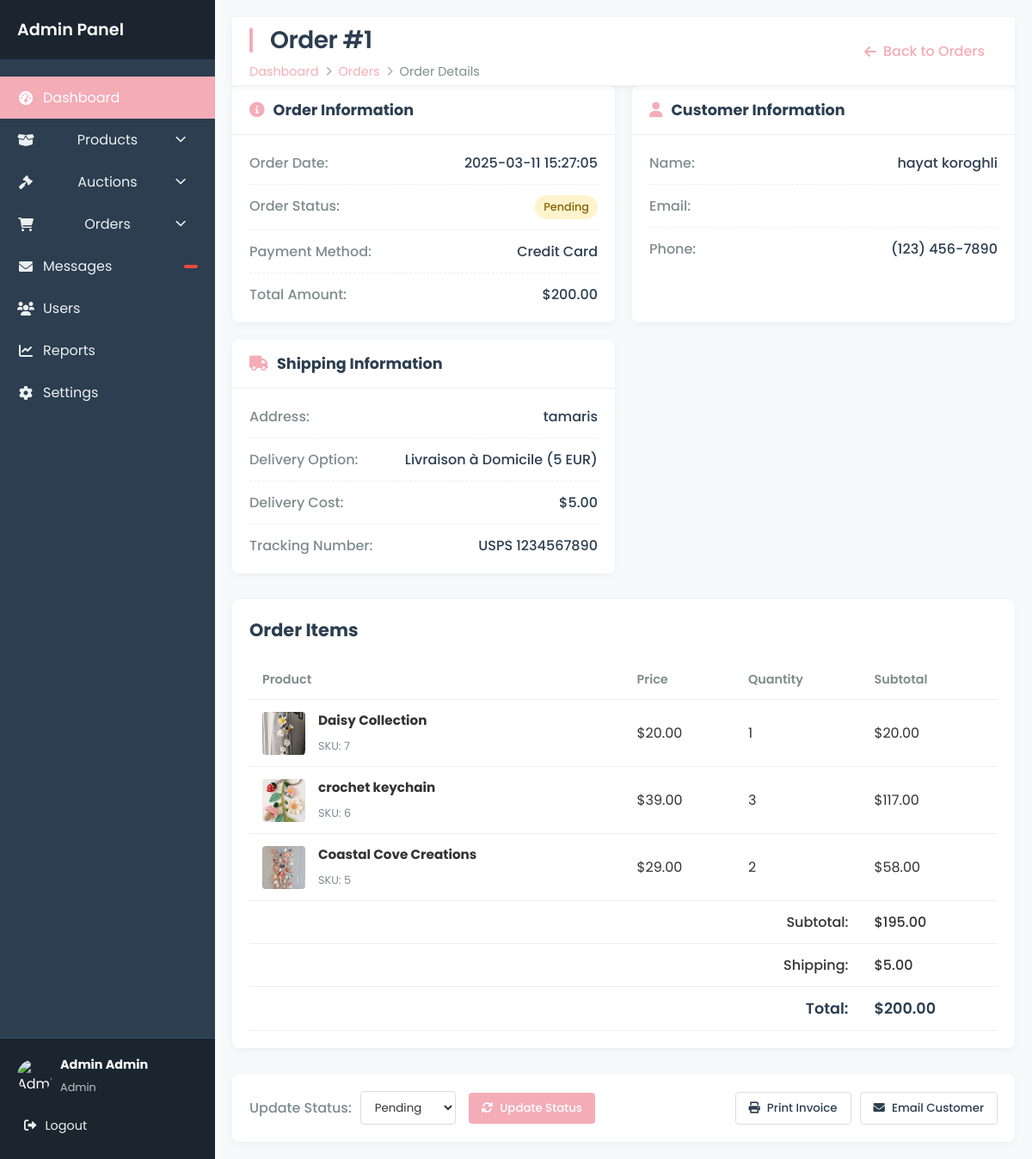
Page /order_details/1 (signed in) on the earlier database version.
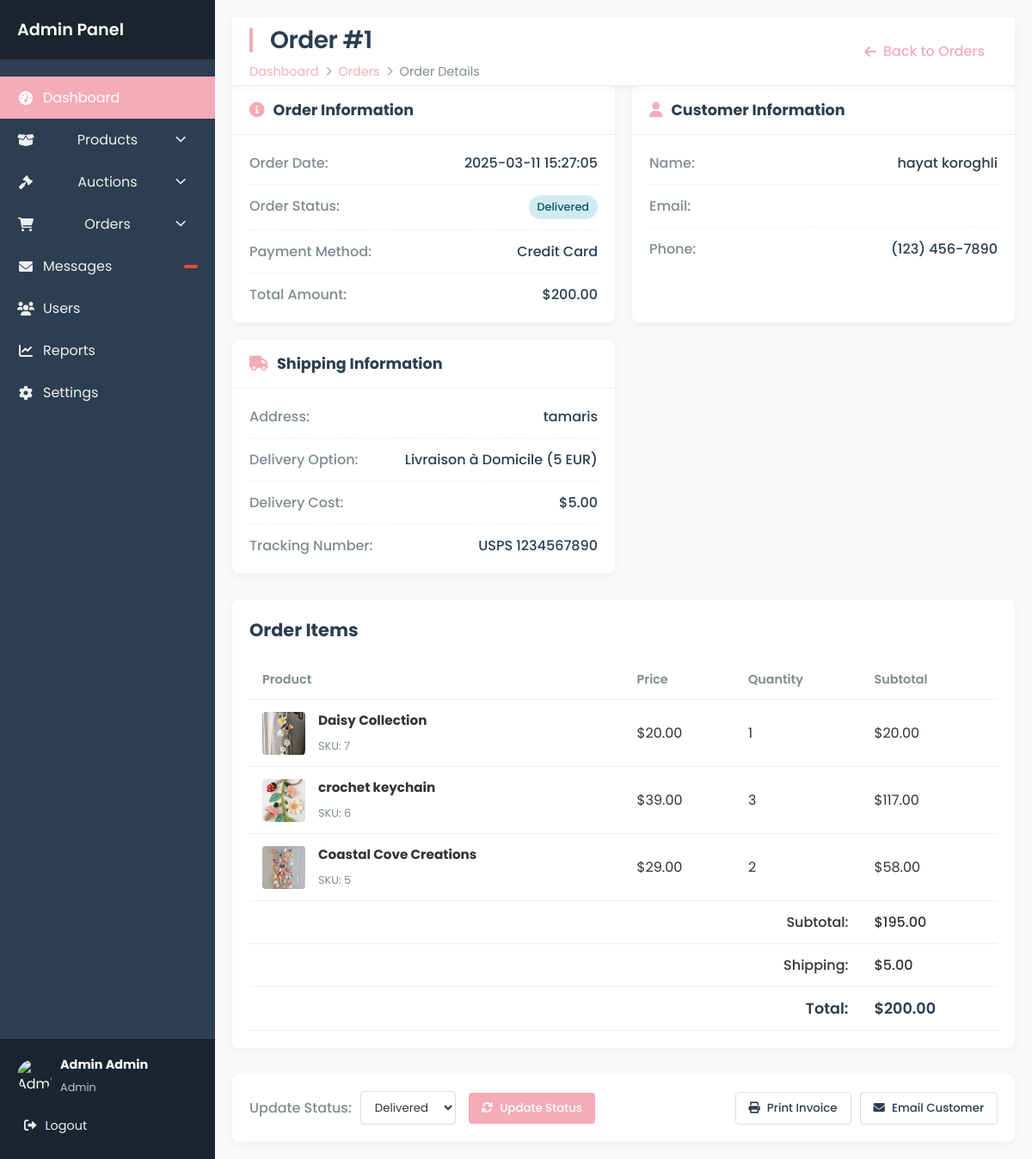
Same page on the later database version.
### tables this page shows
CREATE TABLE commande (
            id INTEGER PRIMARY KEY AUTOINCREMENT,
            user_id INTEGER NOT NULL,
            address TEXT NOT NULL,
            delivery_option TEXT NOT NULL,
            delivery_cost REAL NOT NULL,
            total_amount REAL NOT NULL,
            order_date TIMESTAMP DEFAULT CURRENT_TIMESTAMP,
            status TEXT NOT NULL DEFAULT 'pending' CHECK(status IN ('pending', 'delivered', 'canceled')),
            FOREIGN KEY (user_id) REFERENCES users(id)
);

### app.py (the view)
@app.route("/order_details/<int:order_id>")
@login_required
def order_details(order_id):
    conn = get_db()
    cursor = conn.cursor()
    cursor.execute(
        """
        SELECT c.*, u.FirstName, u.LastName
        FROM commande c
        JOIN users u ON c.user_id = u.id
        WHERE c.id = ?
    """,
        (order_id,),
    )
    order = cursor.fetchone()
    cursor.execute(
        """
        SELECT ci.*, p.name as product_name , p.image_url as product_img
        FROM commande_items ci
        JOIN products p ON ci.product_id = p.id
        WHERE ci.commande_id = ?
    """,
        (order_id,),
    )
    items = cursor.fetchall()
    conn.close()
    return render_template("admin_orders_details.html", order=order, items=items)

### app.py (called while the page is built)
@login_manager.user_loader
def load_user(user_id):
    conn = get_db()
    user = conn.execute("SELECT * FROM users WHERE id = ?", (user_id,)).fetchone()
    conn.close()
    if user:
        return User(
            user["id"],
            user["FirstName"],
            user["LastName"],
            user["Email"],
            user["phoneNum"],
            user["password"],
            user["is_admin"],
        )
    return None

def get_db():
    conn = sqlite3.connect("database.db")
    conn.row_factory = sqlite3.Row
    return conn

### templates/admin_orders_details.html (shortened to what the changed rows need)
<!DOCTYPE html>
<html lang="en">
<head>
    <link rel="stylesheet" href="{{ url_for('static', filename='admin_oreders_details.css') }}">
    <link rel="stylesheet" href="{{ url_for('static', filename='home_admin.css') }}">
    <link rel="stylesheet" href="https://cdnjs.cloudflare.com/ajax/libs/font-awesome/6.0.0/css/all.min.css">
</head>
<body>
    <div class="admin-container">
      <aside class="sidebar">
        <div class="sidebar-header">
          <h2>Admin Panel</h2>
        </div>
      </aside>
        <main class="main-content">
            <header class="main-header">
                <div>
                    <h1>Order #{{ order.id }}</h1>
                    <nav class="breadcrumb">
                        <a href="{{ url_for('home_admin') }}">Dashboard</a>
                        <i class="fas fa-chevron-right"></i>
                        <a href="{{ url_for('admin_orders') }}">Orders</a>
                        <i class="fas fa-chevron-right"></i>
                        <span>Order Details</span>
                    </nav>
                </div>
            </header>
            <div class="order-summary">
                <div class="summary-card">
                    <div class="summary-body">
                        <div class="summary-row">
                            <span class="summary-label">Order Date:</span>
                            <span class="summary-value">{{ order.order_date }}</span>
                        </div>
                        <div class="summary-row">
                            <span class="summary-label">Order Status:</span>
                            <span class="status {{ order.status }}">{{ order.status|capitalize }}</span>
                        </div>
                        <div class="summary-row">
                            <span class="summary-label">Total Amount:</span>
                            <span class="summary-value">${{ "%.2f"|format(order.total_amount) }}</span>
                        </div>
                    </div>
                </div>
                <div class="summary-card">
                    <div class="summary-body">
                        <div class="summary-row">
                            <span class="summary-label">Address:</span>
                            <span class="summary-value">{{ order.address }}</span>
                        </div>
                        <div class="summary-row">
                            <span class="summary-label">Delivery Option:</span>
                            <span class="summary-value">{{ order.delivery_option }}</span>
                        </div>
                        <div class="summary-row">
                            <span class="summary-label">Delivery Cost:</span>
                            <span class="summary-value">${{ "%.2f"|format(order.delivery_cost) }}</span>
                        </div>
                    </div>
                </div>
            </div>
            <div class="content-card">
                <div class="card-header">
                    <h2>Order Items</h2>
                </div>
                <div class="table-responsive">
                    <table>
                        <thead>
                            <tr>
                                <th>Product</th>
                                <th>Price</th>
                                <th>Quantity</th>
                                <th>Subtotal</th>
                            </tr>
                        </thead>
                        <tfoot>
                            <tr>
                                <td colspan="3" class="text-right">Subtotal:</td>
                                <td>${{ "%.2f"|format(order.total_amount - order.delivery_cost) }}</td>
                            </tr>
                            <tr>
                                <td colspan="3" class="text-right">Shipping:</td>
                                <td>${{ "%.2f"|format(order.delivery_cost) }}</td>
                            </tr>
                            <tr>
                                <td colspan="3" class="text-right total">Total:</td>
                                <td class="total">${{ "%.2f"|format(order.total_amount) }}</td>
                            </tr>
                        </tfoot>
                    </table>
                </div>
            </div>
            <div class="order-actions">
                <form action="{{ url_for('update_order_status', order_id=order.id) }}" method="POST" class="status-form">
                    <div class="form-group">
                        <label for="status">Update Status:</label>
                        <select name="status" id="status">
                            <option value="pending" {% if order.status == 'pending' %}selected{% endif %}>Pending</option>
                            <option value="delivered" {% if order.status == 'delivered' %}selected{% endif %}>Delivered</option>
                        </select>
                    </div>
                </form>
            </div>
        </main>
    </div>
</body>
</html>

Differences in the rows shown:
changed commande "tamaris": status "Pending" → "Delivered"
